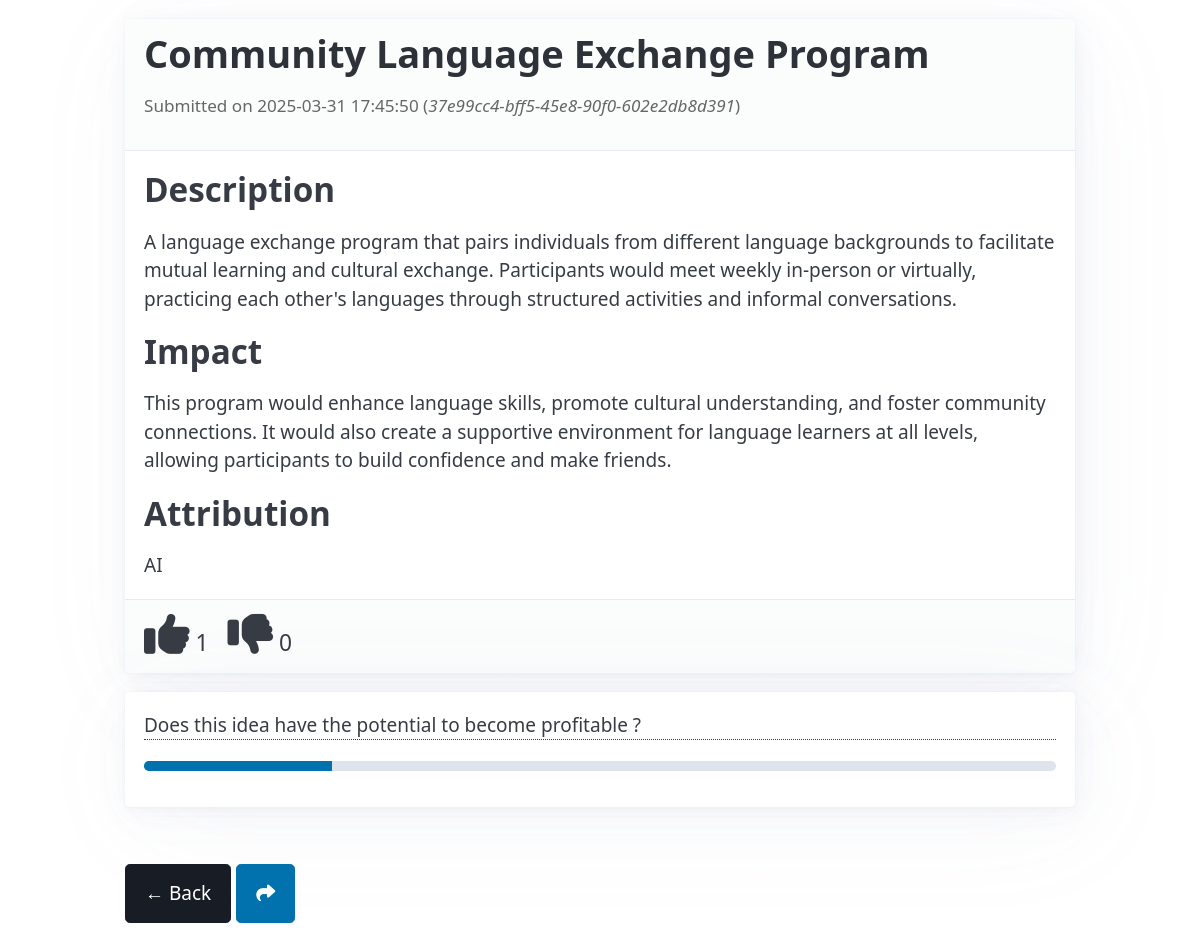
Page /idea/37e99cc4-bff5-45e8-90f0-602e2db8d391 on the committed database.
### model.py (models this page shows, shortened)
class Idea(db.Model):
    id = db.Column(db.Integer, primary_key=True)
    title = db.Column(db.String(200), nullable=False)
    description = db.Column(db.Text, nullable=False)
    impact = db.Column(db.Text, nullable=False)
    attribution = db.Column(db.String(200), nullable=False)
    timestamp = db.Column(db.DateTime, default=lambda: datetime.now(timezone.utc))
    unique_hash = db.Column(db.String(36), unique=True, nullable=False, default=lambda: str(uuid.uuid4()))
    up_votes = db.Column(db.Integer, default=0)
    down_votes = db.Column(db.Integer, default=0)

### app.py (the view)
@app.route('/idea/<unique_hash>')
def idea_detail(unique_hash):
    idea = Idea.query.filter_by(unique_hash=unique_hash).first()
    if idea is None:
        return render_template('404_custom.html'), 404
    return render_template('idea_detail.html', idea=idea)

### app.py (called while the page is built)
def calculate_progress(up_votes, down_votes):
    n = up_votes + down_votes
    if n == 0:
        return 50  # Neutral score if no votes
    p = up_votes / n
    z = 1.96  # 95% confidence
    numerator = p + (z * z) / (2 * n) - z * math.sqrt((p * (1 - p)) / n + (z * z) / (4 * n * n))
    denominator = 1 + (z * z) / n
    score = numerator / denominator
    return score * 100  # Return as a percentage

### templates/idea_detail.html (shortened to what this page needs)
<!doctype html>
<html lang="en">
<head>
    <link href="https://cdn.jsdelivr.net/npm/@picocss/pico@2/css/pico.min.css" rel="stylesheet">
    <link href="https://cdnjs.cloudflare.com/ajax/libs/font-awesome/6.4.2/css/all.min.css" rel="stylesheet">
</head>
<body>
<main class="container">
    <article class="card">
        <header class="idea-header">
            <h1>{{ idea.title }}</h1>
            <p class="idea-meta">
                Submitted on {{ idea.timestamp.strftime('%Y-%m-%d %H:%M:%S') }}
                (<em>{{ idea.unique_hash }}</em>)
            </p>
        </header>
        <section>
            <h2>Description</h2>
            <p>{{ idea.description }}</p>
        </section>
        <section>
            <h2>Impact</h2>
            <p>{{ idea.impact }}</p>
        </section>
        <section>
            <h2>Attribution</h2>
            <p>{{ idea.attribution }}</p>
        </section>
        {% if idea.up_votes is not none and idea.down_votes is not none %}
        <footer class="idea-votes">
            <a data-tooltip="{{ idea.up_votes }} votes" href="#"
               onclick="voteIdea({{ idea.id }}, 'up', this); return false;">
                <i class="fas fa-thumbs-up fa-2x"></i>
                <span class="upvotes">{{ idea.up_votes }}</span>
            </a>
            <a data-tooltip="{{ idea.down_votes }} votes" href="#"
               onclick="voteIdea({{ idea.id }}, 'down', this); return false;">
                <i class="fas fa-thumbs-down fa-2x"></i>
                <span class="downvotes">{{ idea.down_votes }}</span>
            </a>
        </footer>
        {% endif %}
    </article>
    <article>
        <p data-tooltip="Based on user feedback and Wilson Score Lower Bound">Does this idea have the potential to
            become profitable ?</p>
        <progress max="100" value="{{ calculate_progress(idea.up_votes, idea.down_votes) }}"></progress>
    </article>
    <footer class="back-button">
        <button class="contrast" onclick="history.back()">← Back</button>
        <a class="share-button" data-tooltip="Share this idea" href="#"
           onclick="shareIdea('{{ url_for('idea_detail', unique_hash=idea.unique_hash, _external=True) }}', '{{ idea.title }}'); return false;"
           role="button">
            <i class="fa-solid fa-share"></i>
        </a>
    </footer>
</main>
</body>
</html>

### templates/idea_detail.html (style rules this page uses)
.idea-header { margin-bottom: 1rem; }
.idea-meta { font-size: 0.9rem; color: #666; }
.idea-votes { display: flex; gap: 1rem; margin-top: 1rem; font-size: 1.2rem; }
.idea-votes a { text-decoration: none; color: var(--color-primary); }
.back-button { margin-top: 2rem; display: inline-block; }

### rows in the picture
Idea: title "Community Language Exchange Program", timestamp "2025-03-31 17:45:50", unique_hash "37e99cc4-bff5-45e8-90f0-602e2db8d391", description "A language exchange program that pairs individuals from different language backgrounds to facilitate mutual learning and cultural exchange. Participants would meet weekly in-person or virtually, practicing each other's languages through structured activities and informal conversations.", impact "This program would enhance language skills, promote cultural understanding, and foster community connections. It would also create a supportive environment for language learners at all levels, allowing participants to build confidence and make friends.", attribution "AI", up_votes "1", down_votes "0"
